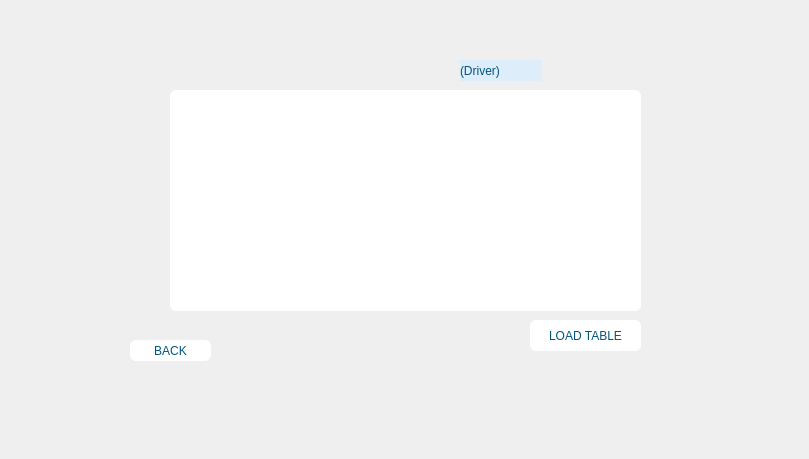
      <widget class="QWidget" name="show_dr">
       <widget class="QPushButton" name="pushButton_102">
        <property name="geometry">
         <rect>
          <x>530</x>
          <y>320</y>
          <width>111</width>
          <height>31</height>
         </rect>
        </property>
        <property name="styleSheet">
         <string notr="true">color: rgb(0, 85, 127);
background-color: rgb(255, 255, 255);
font: 700 10pt &quot;Segoe UI&quot;;
border-radius: 6px;</string>
        </property>
        <property name="text">
         <string>LOAD TABLE</string>
        </property>
        <property name="icon">
         <iconset resource="IMAGE.qrc">
          <normaloff>:/pic/images/loading.png</normaloff>:/pic/images/loading.png</iconset>
        </property>
       </widget>
       <widget class="QPushButton" name="pushButton_103">
        <property name="geometry">
         <rect>
          <x>130</x>
          <y>340</y>
          <width>81</width>
          <height>21</height>
         </rect>
        </property>
        <property name="styleSheet">
         <string notr="true">color: rgb(0, 85, 127);
background-color: rgb(255, 255, 255);
font: 700 10pt &quot;Segoe UI&quot;;
border-radius: 6px;</string>
        </property>
        <property name="text">
         <string>BACK</string>
        </property>
       </widget>
       <widget class="QLabel" name="label_121">
        <property name="geometry">
         <rect>
          <x>0</x>
          <y>0</y>
          <width>800</width>
          <height>450</height>
         </rect>
        </property>
        <property name="text">
         <string/>
        </property>
        <property name="pixmap">
         <pixmap resource="IMAGE.qrc">:/pic/images/User.jpg</pixmap>
        </property>
        <property name="scaledContents">
         <bool>true</bool>
        </property>
       </widget>
       <widget class="QTableView" name="tableView_14">
        <property name="geometry">
         <rect>
          <x>170</x>
          <y>90</y>
          <width>471</width>
          <height>221</height>
         </rect>
        </property>
        <property name="styleSheet">
         <string notr="true">background-color: rgb(255, 255, 255);
border-radius: 6px;</string>
        </property>
       </widget>
       <widget class="QLabel" name="label_49">
        <property name="geometry">
         <rect>
          <x>460</x>
          <y>60</y>
          <width>81</width>
          <height>21</height>
         </rect>
        </property>
        <property name="styleSheet">
         <string notr="true">color: rgb(0, 85, 127);
background-color: rgb(222, 237, 250);
font: 12pt &quot;Lucida Calligraphy&quot;;</string>
        </property>
        <property name="text">
         <string>(Driver)</string>
        </property>
       </widget>
       <zorder>label_121</zorder>
       <zorder>tableView_14</zorder>
       <zorder>pushButton_102</zorder>
       <zorder>pushButton_103</zorder>
       <zorder>label_49</zorder>
      </widget>
